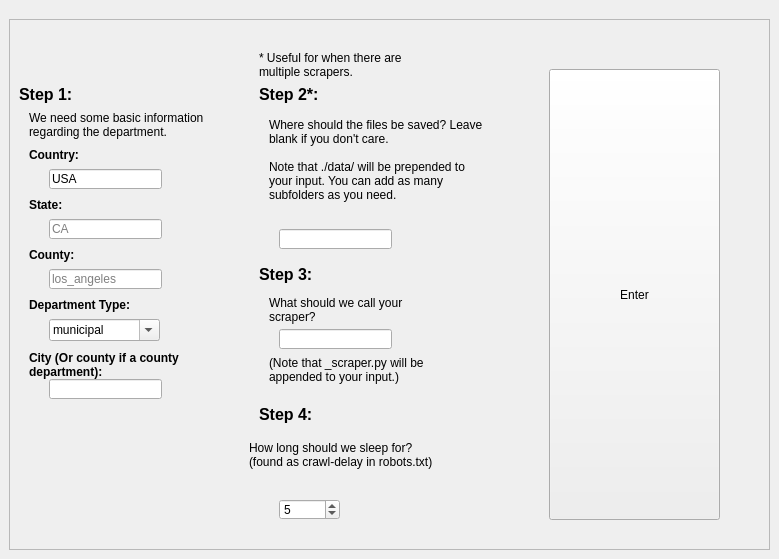
    <widget class="QWidget" name="InitialSetupOpendata">
     <attribute name="title">
      <string>Initial Setup</string>
     </attribute>
     <widget class="QFrame" name="frame">
      <property name="geometry">
       <rect>
        <x>9</x>
        <y>19</y>
        <width>761</width>
        <height>531</height>
       </rect>
      </property>
      <property name="frameShape">
       <enum>QFrame::StyledPanel</enum>
      </property>
      <property name="frameShadow">
       <enum>QFrame::Raised</enum>
      </property>
      <widget class="QLabel" name="step3_header_6">
       <property name="geometry">
        <rect>
         <x>250</x>
         <y>60</y>
         <width>158</width>
         <height>31</height>
        </rect>
       </property>
       <property name="font">
        <font>
         <pointsize>12</pointsize>
         <weight>75</weight>
         <bold>true</bold>
        </font>
       </property>
       <property name="text">
        <string>Step 2*:</string>
       </property>
       <property name="wordWrap">
        <bool>true</bool>
       </property>
      </widget>
      <widget class="QLabel" name="step4_header_3">
       <property name="geometry">
        <rect>
         <x>250</x>
         <y>240</y>
         <width>158</width>
         <height>31</height>
        </rect>
       </property>
       <property name="font">
        <font>
         <pointsize>12</pointsize>
         <weight>75</weight>
         <bold>true</bold>
        </font>
       </property>
       <property name="text">
        <string>Step 3:</string>
       </property>
       <property name="wordWrap">
        <bool>true</bool>
       </property>
      </widget>
      <widget class="QLabel" name="step2state_3">
       <property name="geometry">
        <rect>
         <x>20</x>
         <y>170</y>
         <width>161</width>
         <height>31</height>
        </rect>
       </property>
       <property name="font">
        <font>
         <pointsize>9</pointsize>
         <weight>75</weight>
         <bold>true</bold>
        </font>
       </property>
       <property name="text">
        <string>State:</string>
       </property>
       <property name="wordWrap">
        <bool>true</bool>
       </property>
      </widget>
      <widget class="QLabel" name="label_32">
       <property name="geometry">
        <rect>
         <x>260</x>
         <y>260</y>
         <width>181</width>
         <height>61</height>
        </rect>
       </property>
       <property name="font">
        <font>
         <pointsize>9</pointsize>
        </font>
       </property>
       <property name="text">
        <string>What should we call your scraper?</string>
       </property>
       <property name="wordWrap">
        <bool>true</bool>
       </property>
      </widget>
      <widget class="QLabel" name="step2city_3">
       <property name="geometry">
        <rect>
         <x>20</x>
         <y>330</y>
         <width>161</width>
         <height>31</height>
        </rect>
       </property>
       <property name="font">
        <font>
         <pointsize>9</pointsize>
         <weight>75</weight>
         <bold>true</bold>
        </font>
       </property>
       <property name="text">
        <string>City (Or county if a county department):</string>
       </property>
       <property name="wordWrap">
        <bool>true</bool>
       </property>
      </widget>
      <widget class="QLabel" name="label_38">
       <property name="geometry">
        <rect>
         <x>20</x>
         <y>220</y>
         <width>161</width>
         <height>31</height>
        </rect>
       </property>
       <property name="font">
        <font>
         <pointsize>9</pointsize>
         <weight>75</weight>
         <bold>true</bold>
        </font>
       </property>
       <property name="text">
        <string>County:</string>
       </property>
       <property name="wordWrap">
        <bool>true</bool>
       </property>
      </widget>
      <widget class="QLabel" name="label_35">
       <property name="geometry">
        <rect>
         <x>260</x>
         <y>320</y>
         <width>181</width>
         <height>61</height>
        </rect>
       </property>
       <property name="font">
        <font>
         <pointsize>9</pointsize>
        </font>
       </property>
       <property name="text">
        <string>(Note that _scraper.py will be appended to your input.)</string>
       </property>
       <property name="wordWrap">
        <bool>true</bool>
       </property>
      </widget>
      <widget class="QLabel" name="step3note_2">
       <property name="geometry">
        <rect>
         <x>250</x>
         <y>30</y>
         <width>161</width>
         <height>31</height>
        </rect>
       </property>
       <property name="font">
        <font>
         <pointsize>9</pointsize>
        </font>
       </property>
       <property name="text">
        <string>* Useful for when there are multiple scrapers.</string>
       </property>
       <property name="wordWrap">
        <bool>true</bool>
       </property>
      </widget>
      <widget class="QLabel" name="step3text_2">
       <property name="geometry">
        <rect>
         <x>260</x>
         <y>80</y>
         <width>221</width>
         <height>121</height>
        </rect>
       </property>
       <property name="font">
        <font>
         <pointsize>9</pointsize>
        </font>
       </property>
       <property name="text">
        <string>Where should the files be saved? Leave blank if you don't care.

Note that ./data/ will be prepended to your input. You can add as many subfolders as you need.</string>
       </property>
       <property name="wordWrap">
        <bool>true</bool>
       </property>
      </widget>
      <widget class="QLineEdit" name="save_dir_input_opendata">
       <property name="geometry">
        <rect>
         <x>270</x>
         <y>210</y>
         <width>113</width>
         <height>20</height>
        </rect>
       </property>
      </widget>
      <widget class="QPushButton" name="setup_opendata_button">
       <property name="geometry">
        <rect>
         <x>540</x>
         <y>50</y>
         <width>171</width>
         <height>451</height>
        </rect>
       </property>
       <property name="text">
        <string>Enter</string>
       </property>
      </widget>
      <widget class="QLabel" name="step2_scraper_text_3">
       <property name="geometry">
        <rect>
         <x>20</x>
         <y>90</y>
         <width>211</width>
         <height>31</height>
        </rect>
       </property>
       <property name="font">
        <font>
         <pointsize>9</pointsize>
        </font>
       </property>
       <property name="text">
        <string>We need some basic information regarding the department.</string>
       </property>
       <property name="wordWrap">
        <bool>true</bool>
       </property>
      </widget>
      <widget class="QLabel" name="label_39">
       <property name="geometry">
        <rect>
         <x>20</x>
         <y>270</y>
         <width>161</width>
         <height>31</height>
        </rect>
       </property>
       <property name="font">
        <font>
         <pointsize>9</pointsize>
         <weight>75</weight>
         <bold>true</bold>
        </font>
       </property>
       <property name="text">
        <string>Department Type:</string>
       </property>
       <property name="wordWrap">
        <bool>true</bool>
       </property>
      </widget>
      <widget class="QLineEdit" name="county_input_opendata">
       <property name="geometry">
        <rect>
         <x>40</x>
         <y>250</y>
         <width>113</width>
         <height>20</height>
        </rect>
       </property>
       <property name="text">
        <string/>
       </property>
       <property name="placeholderText">
        <string>los_angeles</string>
       </property>
      </widget>
      <widget class="QLabel" name="step2_header_7">
       <property name="geometry">
        <rect>
         <x>10</x>
         <y>60</y>
         <width>158</width>
         <height>31</height>
        </rect>
       </property>
       <property name="font">
        <font>
         <pointsize>12</pointsize>
         <weight>75</weight>
         <bold>true</bold>
        </font>
       </property>
       <property name="text">
        <string>Step 1:</string>
       </property>
       <property name="wordWrap">
        <bool>true</bool>
       </property>
      </widget>
      <widget class="QLineEdit" name="city_input_opendata">
       <property name="geometry">
        <rect>
         <x>40</x>
         <y>360</y>
         <width>113</width>
         <height>20</height>
        </rect>
       </property>
       <property name="text">
        <string/>
       </property>
      </widget>
      <widget class="QComboBox" name="department_type_input_opendata">
       <property name="geometry">
        <rect>
         <x>40</x>
         <y>300</y>
         <width>111</width>
         <height>22</height>
        </rect>
       </property>
       <property name="editable">
        <bool>true</bool>
       </property>
       <item>
        <property name="text">
         <string>municipal</string>
        </property>
       </item>
       <item>
        <property name="text">
         <string>county</string>
        </property>
       </item>
       <item>
        <property name="text">
         <string>college</string>
        </property>
       </item>
      </widget>
      <widget class="QLabel" name="step2_scraper_text_9">
       <property name="geometry">
        <rect>
         <x>20</x>
         <y>120</y>
         <width>161</width>
         <height>31</height>
        </rect>
       </property>
       <property name="font">
        <font>
         <pointsize>9</pointsize>
         <weight>75</weight>
         <bold>true</bold>
        </font>
       </property>
       <property name="text">
        <string>Country:</string>
       </property>
       <property name="wordWrap">
        <bool>true</bool>
       </property>
      </widget>
      <widget class="QLineEdit" name="country_input_opendata">
       <property name="geometry">
        <rect>
         <x>40</x>
         <y>150</y>
         <width>113</width>
         <height>20</height>
        </rect>
       </property>
       <property name="text">
        <string>USA</string>
       </property>
       <property name="placeholderText">
        <string/>
       </property>
      </widget>
      <widget class="QLineEdit" name="scraper_name_input_opendata">
       <property name="geometry">
        <rect>
         <x>270</x>
         <y>310</y>
         <width>113</width>
         <height>20</height>
        </rect>
       </property>
      </widget>
      <widget class="QLineEdit" name="state_input_opendata">
       <property name="geometry">
        <rect>
         <x>40</x>
         <y>200</y>
         <width>113</width>
         <height>20</height>
        </rect>
       </property>
       <property name="text">
        <string/>
       </property>
       <property name="placeholderText">
        <string>CA</string>
       </property>
      </widget>
      <widget class="QLabel" name="step4_header_4">
       <property name="geometry">
        <rect>
         <x>250</x>
         <y>380</y>
         <width>158</width>
         <height>31</height>
        </rect>
       </property>
       <property name="font">
        <font>
         <pointsize>12</pointsize>
         <weight>75</weight>
         <bold>true</bold>
        </font>
       </property>
       <property name="text">
        <string>Step 4:</string>
       </property>
       <property name="wordWrap">
        <bool>true</bool>
       </property>
      </widget>
      <widget class="QLabel" name="label_33">
       <property name="geometry">
        <rect>
         <x>240</x>
         <y>400</y>
         <width>191</width>
         <height>71</height>
        </rect>
       </property>
       <property name="font">
        <font>
         <pointsize>9</pointsize>
        </font>
       </property>
       <property name="text">
        <string>How long should we sleep for?
(found as crawl-delay in robots.txt)</string>
       </property>
       <property name="wordWrap">
        <bool>true</bool>
       </property>
      </widget>
      <widget class="QSpinBox" name="sleep_time_input_opendata">
       <property name="geometry">
        <rect>
         <x>270</x>
         <y>480</y>
         <width>61</width>
         <height>21</height>
        </rect>
       </property>
       <property name="value">
        <number>5</number>
       </property>
      </widget>
     </widget>
    </widget>
